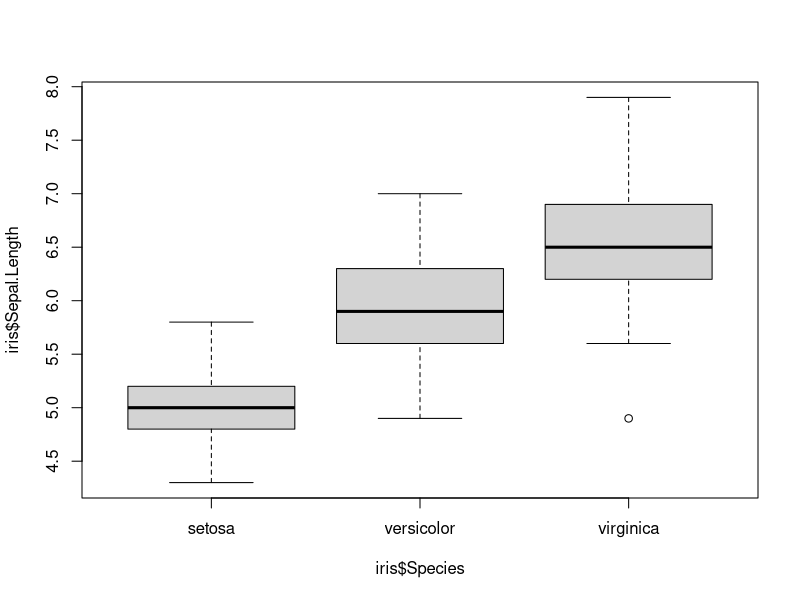
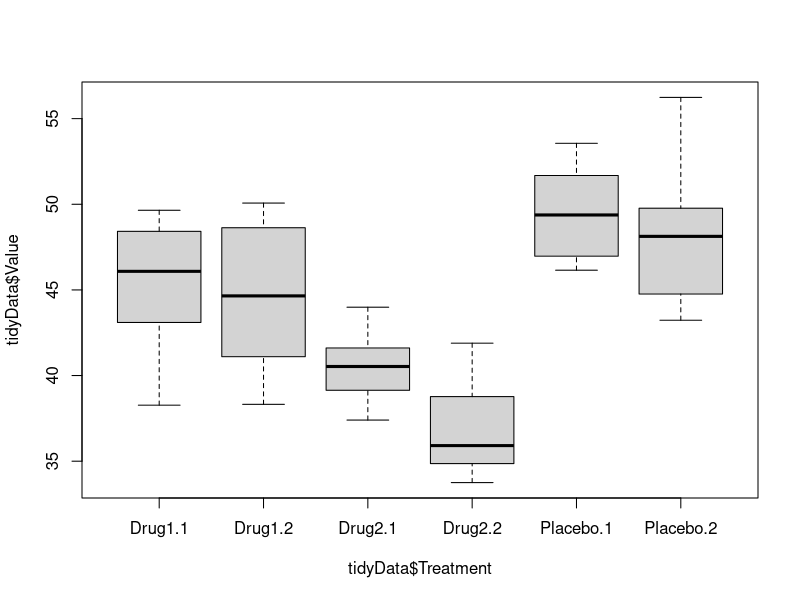

R code for these plots, in order:
## ---- chunk 1
iris
## ---- chunk 2
boxplot(iris$Sepal.Length~iris$Species)
## ---- chunk 3
mod <- aov(iris$Petal.Length~iris$Species)
anova(mod)
## ---- chunk 4
untidy <- read.delim("./data/tidyr-example.txt")
untidy
## ---- chunk 5
library(tidyr)
gather(untidy, Treatment, Result, c(treatmenta,treatmentb))
## ---- chunk 6
gather(untidy, Treatment, Result, -Name)
## ---- chunk 7
gather(untidy, Treatment, Result, 2:3)
## ---- chunk 8
untidy
tidyData <- gather(untidy, Treatment, Result, c(treatmenta,treatmentb))
## ---- chunk 9
messyData <- read.delim("./data/clinicalData.txt")
messyData
## ---- chunk 10
tidyData <- gather(messyData, key = Treatment, value = Value, -Subject)
boxplot(tidyData$Value~tidyData$Treatment)
## ---- chunk 11
spread(tidyData, key = Treatment,value=Value)
## ---- chunk 12
separate(tidyData, "Treatment", into = c("Treatment", "Replicate"))
